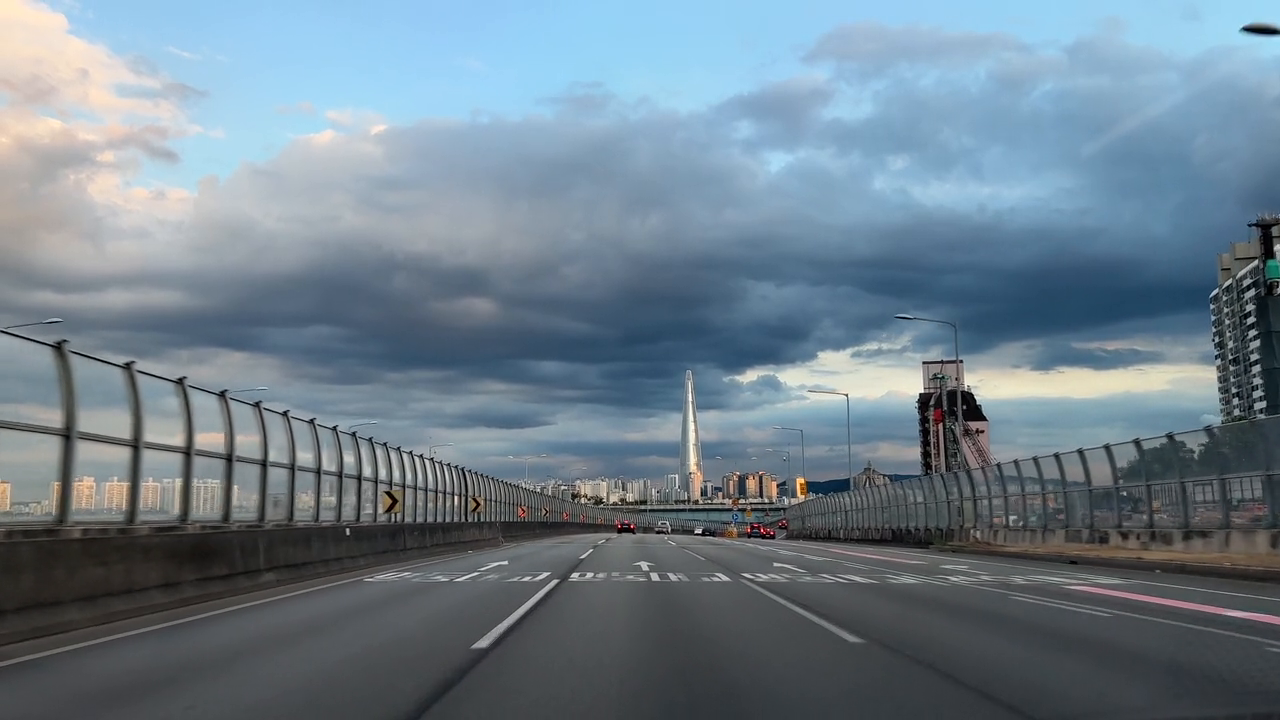
#> input picture frame 45 of Prácticas Movimiento/videos/motoring.mp4, 1280 x 720 px, given in place of people2.mp4, which was not available
$ jupyter execute pruebas.ipynb   (text cells are left out)
#> lines starting #> are read from the running program, lines starting #| are printed output that depends on the picture; pictures that were not available may be replaced by others from this repository, and a replacement may not be noted
[cell 1]
import cv2 as cv
import matplotlib.pyplot as plt

ruta_video = "videos/people2.mp4"

cap = cv.VideoCapture(ruta_video)

# Leer el primer frame
ret1, frame1 = cap.read()
#> frame1 is the input picture: shape (720, 1280, 3); mean B, G, R 139.8, 127.5, 110.5
ret2, frame2 = cap.read()
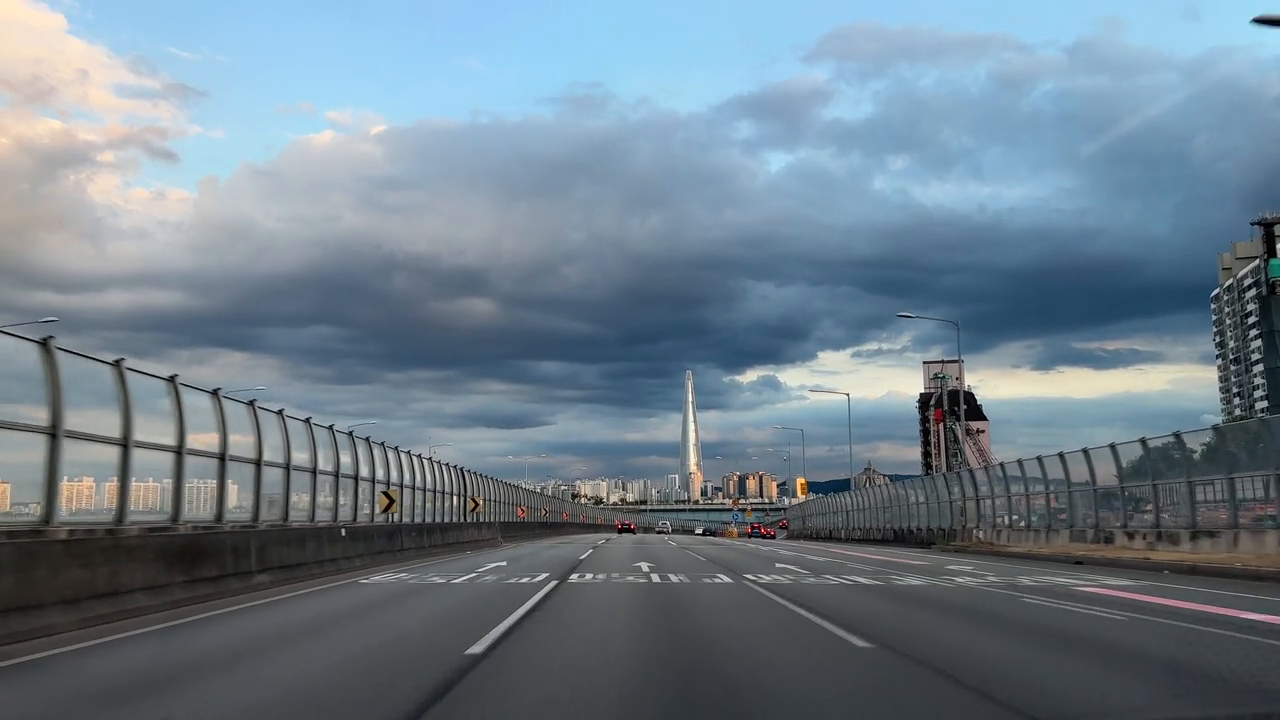
#> input picture frame 46 of Prácticas Movimiento/videos/motoring.mp4, 1280 x 720 px, given in place of people2.mp4, which was not available
#> frame2 is the input picture: shape (720, 1280, 3); mean B, G, R 139.7, 127.4, 110.4

cap.release()

gray1 = cv.cvtColor(frame1, cv.COLOR_BGR2GRAY)
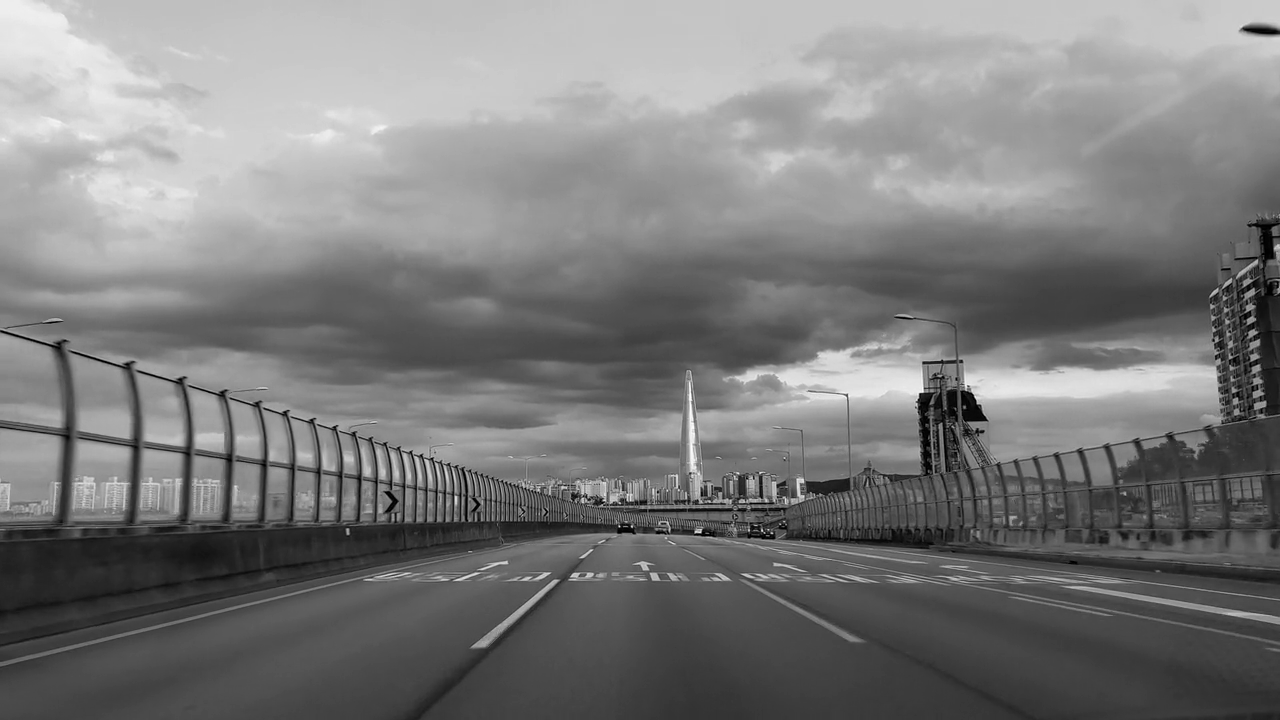
#> gray1: shape (720, 1280); min 0, max 255, mean 123.8
gray2 = cv.cvtColor(frame2, cv.COLOR_BGR2GRAY)
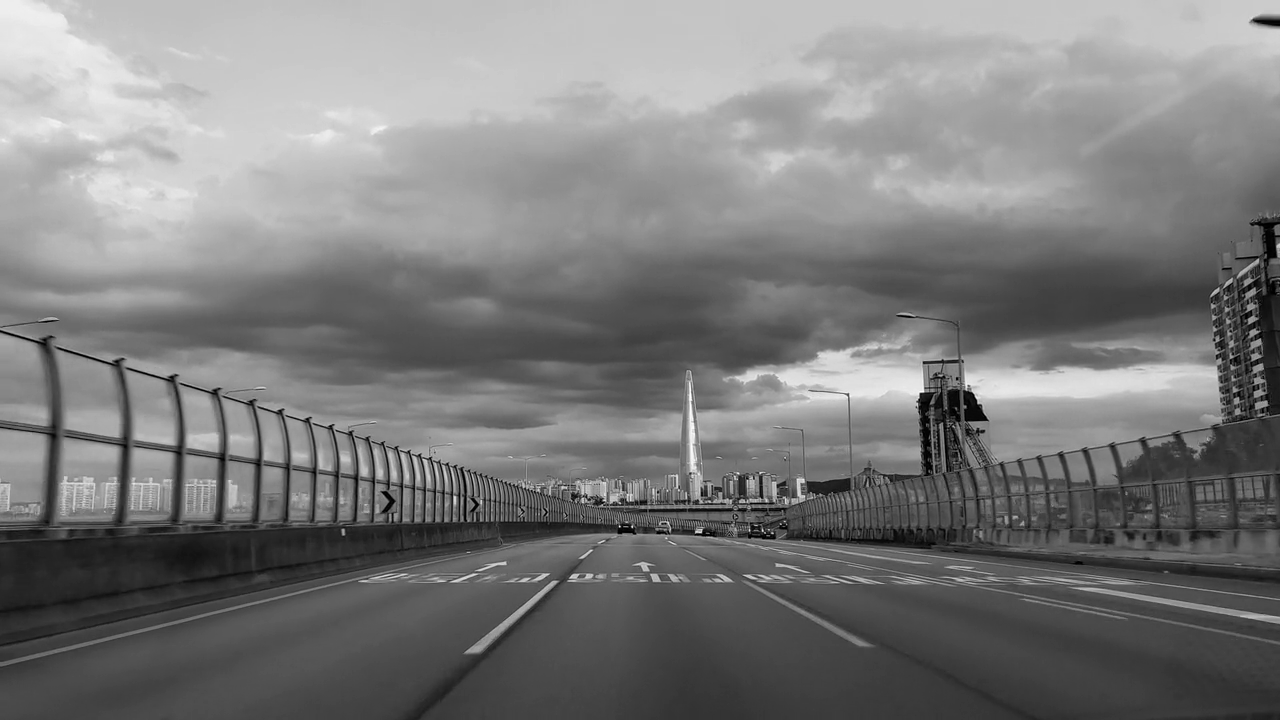
#> gray2: shape (720, 1280); min 0, max 255, mean 123.7

gray1_blur = cv.GaussianBlur(gray1, (5,5), 1)
gray2_blur = cv.GaussianBlur(gray2, (5,5), 1)

sift = cv.SIFT_create()

keypoints1, descriptors1 = sift.detectAndCompute(gray1_blur, None)
#> keypoints1 = 1485 keypoints; strongest (x, y, size): (948, 410, 39.1), (924, 401, 9.7), (974, 411, 13.6), (999, 383, 39.3)

kp_index = 447

kp20 = keypoints1[kp_index]   # obtener ese keypoint
#> kp20 = keypoint at (531.1, 487.3), size 3

frame1_sift = cv.drawKeypoints( frame1,
            keypoints1,
            None,
            color=(0,255,0),
            flags=cv.DRAW_MATCHES_FLAGS_DRAW_RICH_KEYPOINTS )
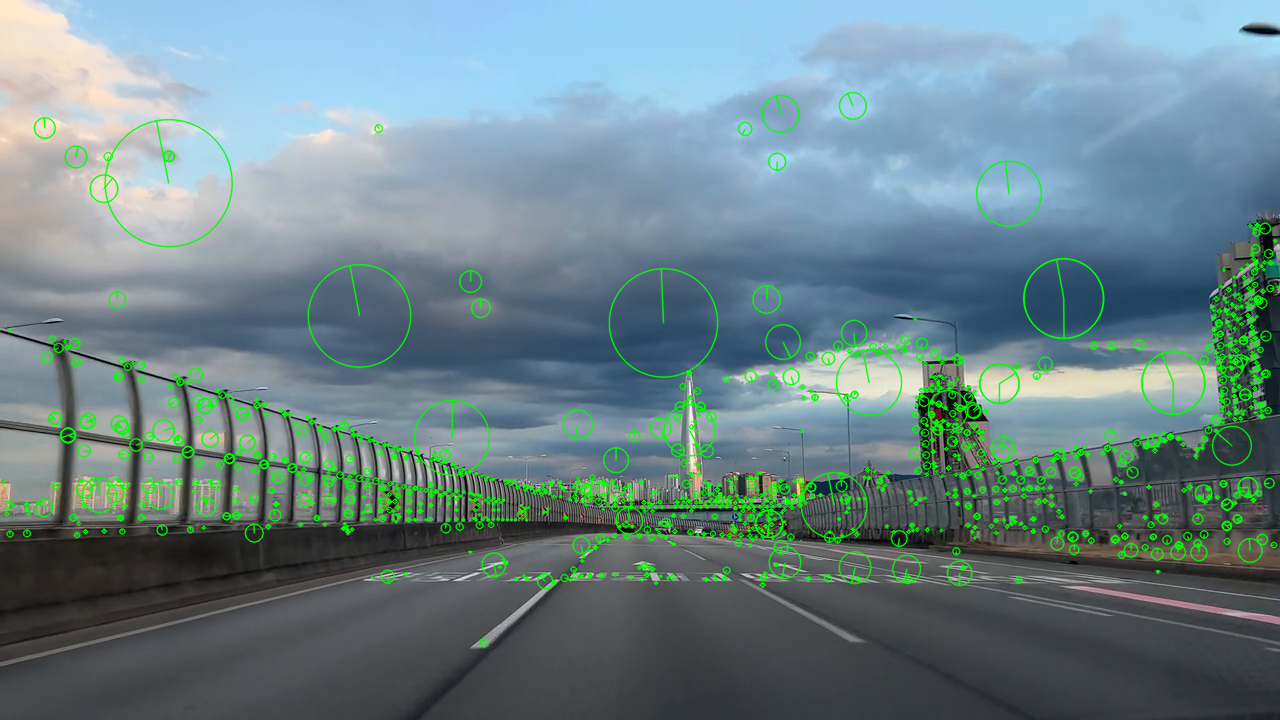
#> frame1_sift: shape (720, 1280, 3); mean B, G, R 136, 132.2, 107

frame_kp20 = cv.drawKeypoints(
    frame1,
    [kp20],
    None,
    color=(0,0,255),
    flags=cv.DRAW_MATCHES_FLAGS_DRAW_RICH_KEYPOINTS
)

plt.figure(figsize=(12, 14))


plt.subplot(2, 1, 1)
plt.imshow(cv.cvtColor(frame1_sift, cv.COLOR_BGR2RGB))
plt.title("Frame 1 con TODOS los puntos detectados por SIFT")
plt.axis('off')

plt.subplot(2, 1, 2)
plt.imshow(cv.cvtColor(frame_kp20, cv.COLOR_BGR2RGB))
plt.title(f"Keypoint número {kp_index} (posición: {kp20.pt}) – punto destacado")
plt.axis('off')

plt.show()
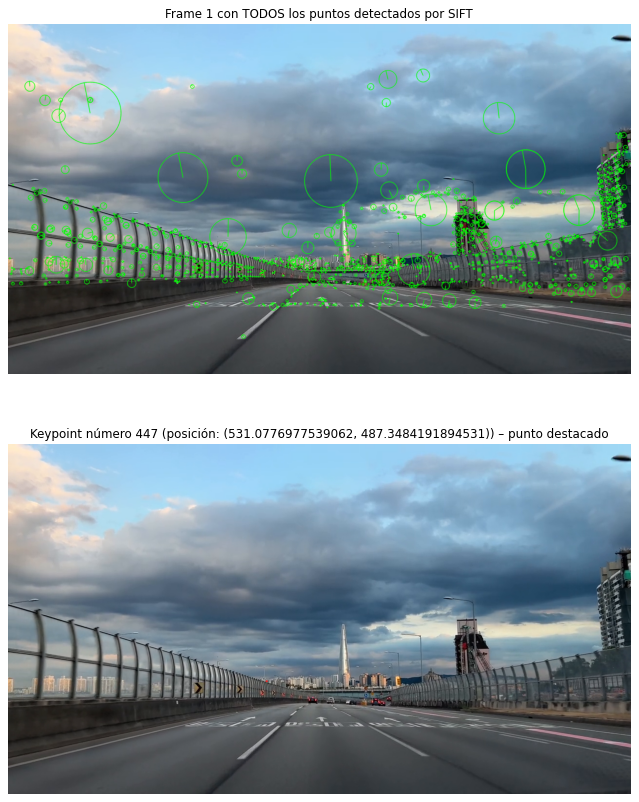
#> figure drawn by matplotlib, 2 panels

$ run again, starting later in the video
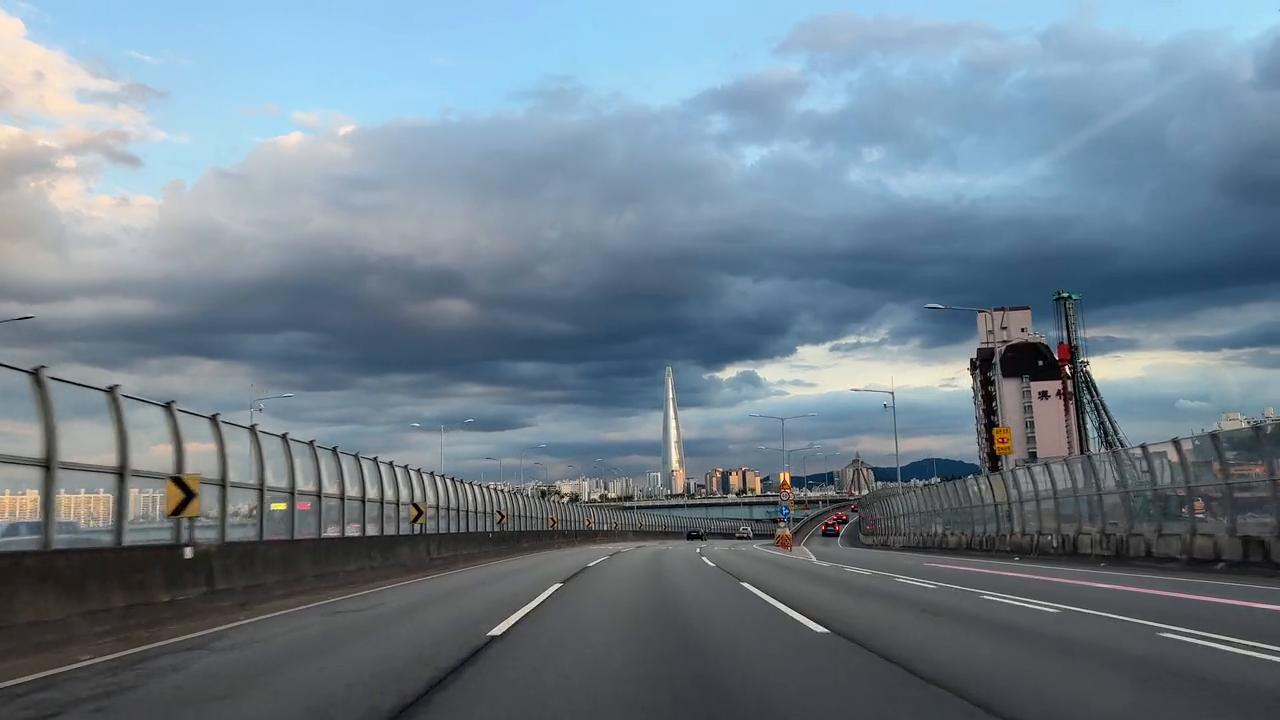
#> input picture frame 204 of Prácticas Movimiento/videos/motoring.mp4, 1280 x 720 px, given in place of people2.mp4, which was not available
#> frame1 is the input picture: shape (720, 1280, 3); mean B, G, R 140.4, 127.9, 111.3
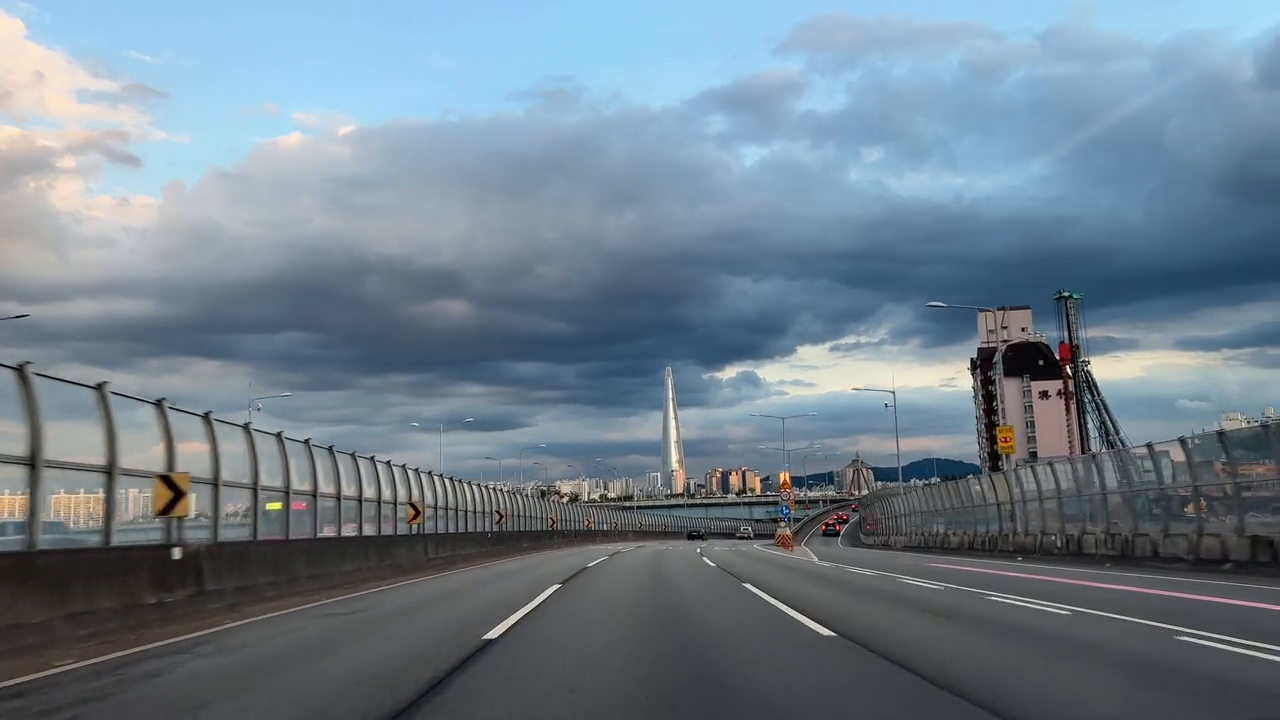
#> input picture frame 205 of Prácticas Movimiento/videos/motoring.mp4, 1280 x 720 px, given in place of people2.mp4, which was not available
#> frame2 is the input picture: shape (720, 1280, 3); mean B, G, R 140.6, 127.9, 111.5
#> keypoints1 = 1564 keypoints; strongest (x, y, size): (1044, 395, 6.3), (497, 630, 6.8), (1102, 369, 21.4), (281, 506, 6.5)
#> kp20 = keypoint at (513.7, 493.2), size 6.9
#> `plt.show()`:
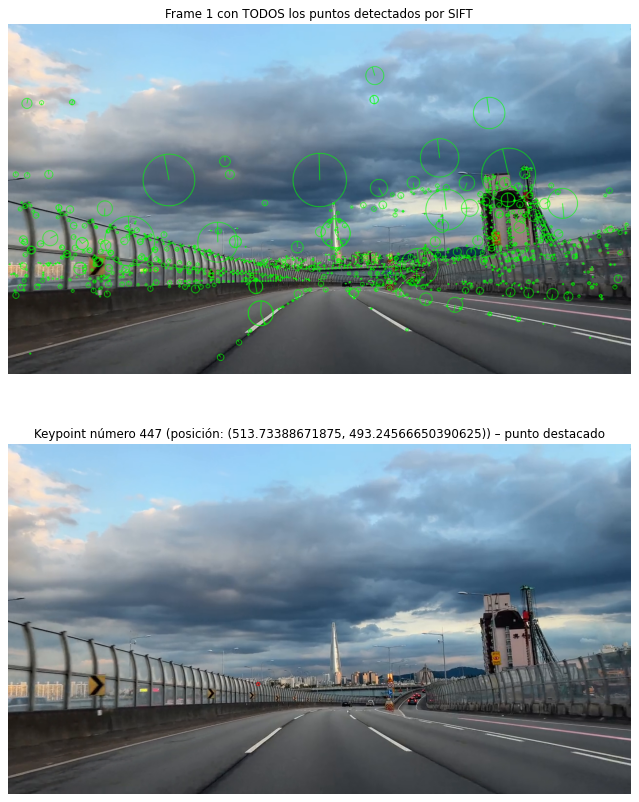
#> figure drawn by matplotlib, 2 panels

$ run again, starting later in the video
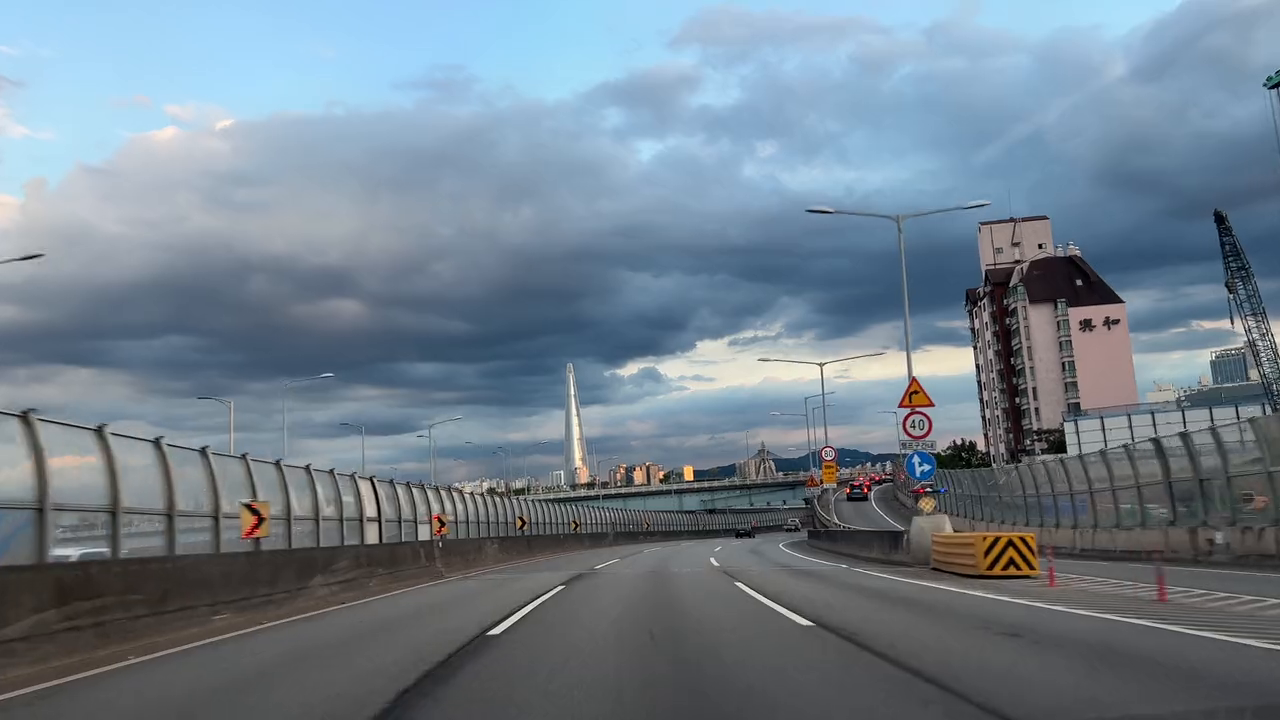
#> input picture frame 364 of Prácticas Movimiento/videos/motoring.mp4, 1280 x 720 px, given in place of people2.mp4, which was not available
#> frame1 is the input picture: shape (720, 1280, 3); mean B, G, R 141.4, 128.6, 113.7
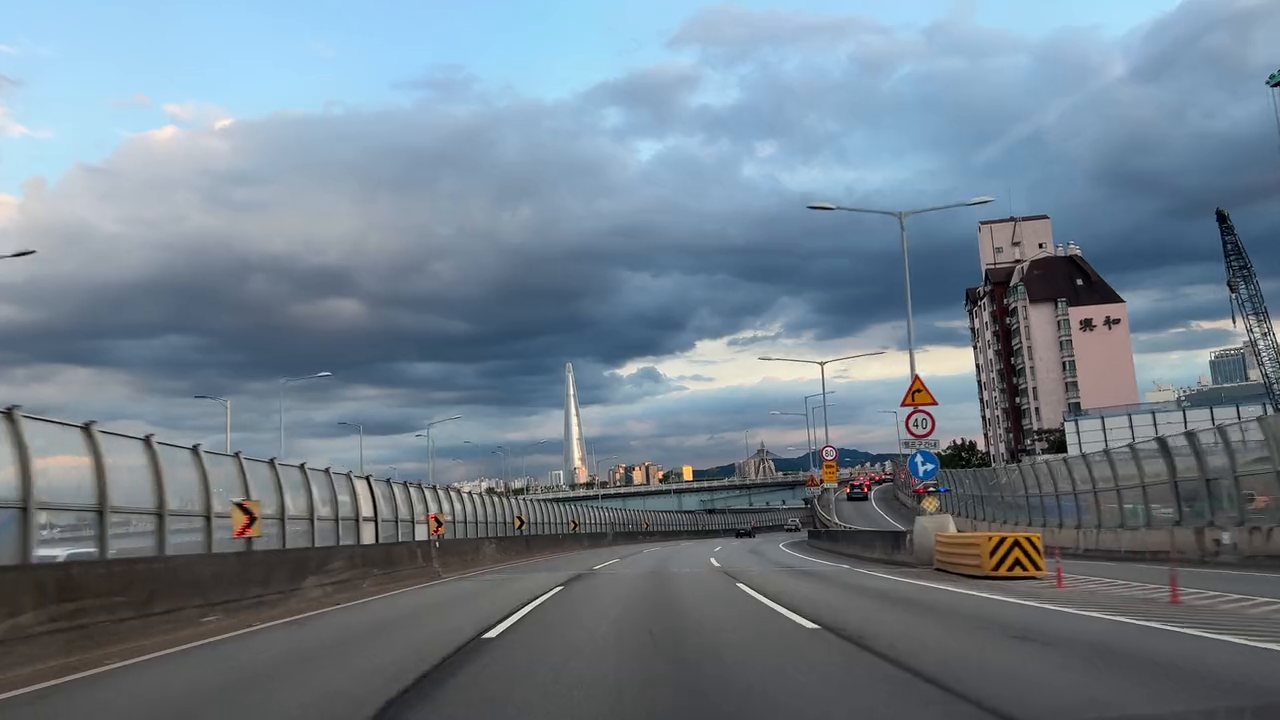
#> input picture frame 365 of Prácticas Movimiento/videos/motoring.mp4, 1280 x 720 px, given in place of people2.mp4, which was not available
#> frame2 is the input picture: shape (720, 1280, 3); mean B, G, R 141.5, 128.7, 113.8
#> keypoints1 = 1919 keypoints; strongest (x, y, size): (496, 631, 5.5), (1086, 325, 8.7), (688, 473, 7.5), (1040, 246, 3.4)
#> kp20 = keypoint at (574.9, 395.7), size 2.1
#> `plt.show()`:
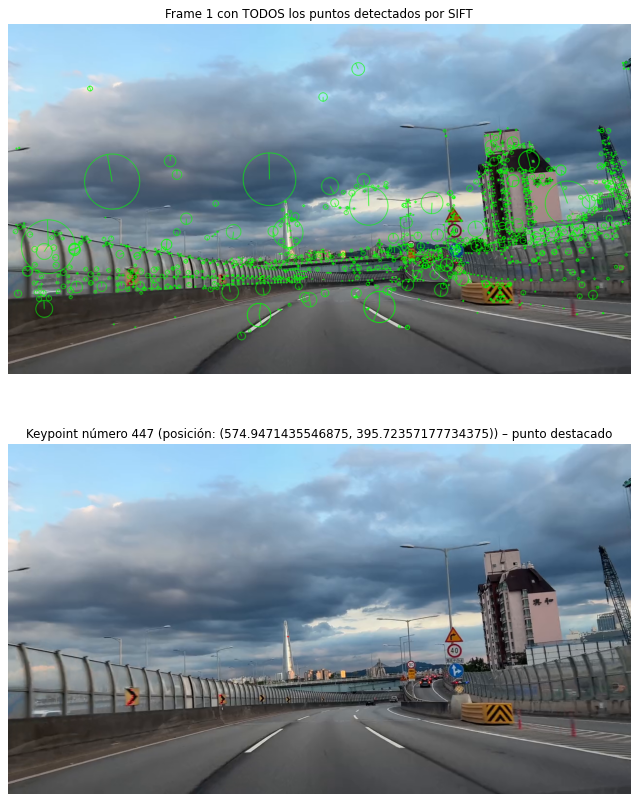
#> figure drawn by matplotlib, 2 panels
